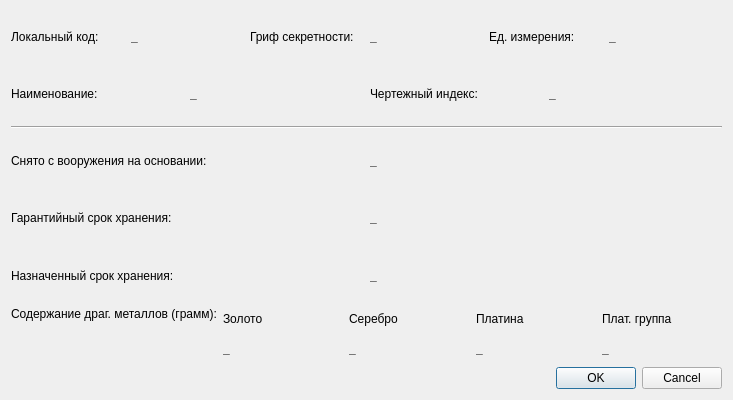
<?xml version="1.0" encoding="UTF-8"?>
<ui version="4.0">
 <class>Dialog</class>
 <widget class="QDialog" name="Dialog">
  <property name="geometry">
   <rect>
    <x>0</x>
    <y>0</y>
    <width>733</width>
    <height>400</height>
   </rect>
  </property>
  <property name="windowTitle">
   <string>Dialog</string>
  </property>
  <layout class="QVBoxLayout" name="verticalLayout_6">
   <item>
    <layout class="QHBoxLayout" name="horizontalLayout">
     <item>
      <widget class="QLabel" name="label">
       <property name="text">
        <string>Локальный код:</string>
       </property>
      </widget>
     </item>
     <item>
      <widget class="QLabel" name="lokkod">
       <property name="font">
        <font>
         <weight>75</weight>
         <bold>true</bold>
        </font>
       </property>
       <property name="text">
        <string>_</string>
       </property>
      </widget>
     </item>
     <item>
      <widget class="QLabel" name="label_2">
       <property name="text">
        <string>Гриф секретности:</string>
       </property>
      </widget>
     </item>
     <item>
      <widget class="QLabel" name="grif">
       <property name="font">
        <font>
         <weight>75</weight>
         <bold>true</bold>
        </font>
       </property>
       <property name="text">
        <string>_</string>
       </property>
      </widget>
     </item>
     <item>
      <widget class="QLabel" name="label_3">
       <property name="text">
        <string>Ед. измерения:</string>
       </property>
      </widget>
     </item>
     <item>
      <widget class="QLabel" name="edIzmer">
       <property name="font">
        <font>
         <weight>75</weight>
         <bold>true</bold>
        </font>
       </property>
       <property name="text">
        <string>_</string>
       </property>
      </widget>
     </item>
    </layout>
   </item>
   <item>
    <layout class="QHBoxLayout" name="horizontalLayout_2">
     <item>
      <widget class="QLabel" name="label_4">
       <property name="text">
        <string>Наименование:</string>
       </property>
      </widget>
     </item>
     <item>
      <widget class="QLabel" name="name">
       <property name="font">
        <font>
         <weight>75</weight>
         <bold>true</bold>
        </font>
       </property>
       <property name="text">
        <string>_</string>
       </property>
      </widget>
     </item>
     <item>
      <widget class="QLabel" name="label_5">
       <property name="text">
        <string>Чертежный индекс:</string>
       </property>
      </widget>
     </item>
     <item>
      <widget class="QLabel" name="index">
       <property name="font">
        <font>
         <weight>75</weight>
         <bold>true</bold>
        </font>
       </property>
       <property name="text">
        <string>_</string>
       </property>
      </widget>
     </item>
    </layout>
   </item>
   <item>
    <widget class="Line" name="line">
     <property name="orientation">
      <enum>Qt::Horizontal</enum>
     </property>
    </widget>
   </item>
   <item>
    <layout class="QHBoxLayout" name="horizontalLayout_3">
     <item>
      <widget class="QLabel" name="label_6">
       <property name="text">
        <string>Снято с вооружения на основании:</string>
       </property>
      </widget>
     </item>
     <item>
      <widget class="QLabel" name="osnova">
       <property name="font">
        <font>
         <weight>75</weight>
         <bold>true</bold>
        </font>
       </property>
       <property name="text">
        <string>_</string>
       </property>
      </widget>
     </item>
    </layout>
   </item>
   <item>
    <layout class="QHBoxLayout" name="horizontalLayout_4">
     <item>
      <widget class="QLabel" name="label_7">
       <property name="text">
        <string>Гарантийный срок хранения:</string>
       </property>
      </widget>
     </item>
     <item>
      <widget class="QLabel" name="GCX">
       <property name="font">
        <font>
         <weight>75</weight>
         <bold>true</bold>
        </font>
       </property>
       <property name="text">
        <string>_</string>
       </property>
      </widget>
     </item>
    </layout>
   </item>
   <item>
    <layout class="QHBoxLayout" name="horizontalLayout_5">
     <item>
      <widget class="QLabel" name="label_8">
       <property name="text">
        <string>Назначенный срок хранения:</string>
       </property>
      </widget>
     </item>
     <item>
      <widget class="QLabel" name="HCX">
       <property name="font">
        <font>
         <weight>75</weight>
         <bold>true</bold>
        </font>
       </property>
       <property name="text">
        <string>_</string>
       </property>
      </widget>
     </item>
    </layout>
   </item>
   <item>
    <layout class="QHBoxLayout" name="horizontalLayout_6">
     <item>
      <layout class="QVBoxLayout" name="verticalLayout_5">
       <item>
        <widget class="QLabel" name="label_9">
         <property name="text">
          <string>Содержание драг. металлов (грамм):</string>
         </property>
        </widget>
       </item>
       <item>
        <spacer name="verticalSpacer">
         <property name="orientation">
          <enum>Qt::Vertical</enum>
         </property>
         <property name="sizeType">
          <enum>QSizePolicy::Minimum</enum>
         </property>
         <property name="sizeHint" stdset="0">
          <size>
           <width>20</width>
           <height>40</height>
          </size>
         </property>
        </spacer>
       </item>
      </layout>
     </item>
     <item>
      <layout class="QVBoxLayout" name="verticalLayout">
       <item>
        <widget class="QLabel" name="label_10">
         <property name="text">
          <string>Золото</string>
         </property>
        </widget>
       </item>
       <item>
        <widget class="QLabel" name="aurum">
         <property name="font">
          <font>
           <weight>75</weight>
           <bold>true</bold>
          </font>
         </property>
         <property name="text">
          <string>_</string>
         </property>
        </widget>
       </item>
      </layout>
     </item>
     <item>
      <layout class="QVBoxLayout" name="verticalLayout_2">
       <item>
        <widget class="QLabel" name="label_11">
         <property name="text">
          <string>Серебро</string>
         </property>
        </widget>
       </item>
       <item>
        <widget class="QLabel" name="argentum">
         <property name="font">
          <font>
           <weight>75</weight>
           <bold>true</bold>
          </font>
         </property>
         <property name="text">
          <string>_</string>
         </property>
        </widget>
       </item>
      </layout>
     </item>
     <item>
      <layout class="QVBoxLayout" name="verticalLayout_3">
       <item>
        <widget class="QLabel" name="label_12">
         <property name="text">
          <string>Платина</string>
         </property>
        </widget>
       </item>
       <item>
        <widget class="QLabel" name="platina">
         <property name="font">
          <font>
           <weight>75</weight>
           <bold>true</bold>
          </font>
         </property>
         <property name="text">
          <string>_</string>
         </property>
        </widget>
       </item>
      </layout>
     </item>
     <item>
      <layout class="QVBoxLayout" name="verticalLayout_4">
       <item>
        <widget class="QLabel" name="label_13">
         <property name="text">
          <string>Плат. группа</string>
         </property>
        </widget>
       </item>
       <item>
        <widget class="QLabel" name="platinaGroup">
         <property name="font">
          <font>
           <weight>75</weight>
           <bold>true</bold>
          </font>
         </property>
         <property name="text">
          <string>_</string>
         </property>
        </widget>
       </item>
      </layout>
     </item>
    </layout>
   </item>
   <item>
    <widget class="QDialogButtonBox" name="buttonBox">
     <property name="orientation">
      <enum>Qt::Horizontal</enum>
     </property>
     <property name="standardButtons">
      <set>QDialogButtonBox::Cancel|QDialogButtonBox::Ok</set>
     </property>
    </widget>
   </item>
  </layout>
 </widget>
 <resources/>
 <connections>
  <connection>
   <sender>buttonBox</sender>
   <signal>accepted()</signal>
   <receiver>Dialog</receiver>
   <slot>accept()</slot>
   <hints>
    <hint type="sourcelabel">
     <x>248</x>
     <y>254</y>
    </hint>
    <hint type="destinationlabel">
     <x>157</x>
     <y>274</y>
    </hint>
   </hints>
  </connection>
  <connection>
   <sender>buttonBox</sender>
   <signal>rejected()</signal>
   <receiver>Dialog</receiver>
   <slot>reject()</slot>
   <hints>
    <hint type="sourcelabel">
     <x>316</x>
     <y>260</y>
    </hint>
    <hint type="destinationlabel">
     <x>286</x>
     <y>274</y>
    </hint>
   </hints>
  </connection>
 </connections>
</ui>
